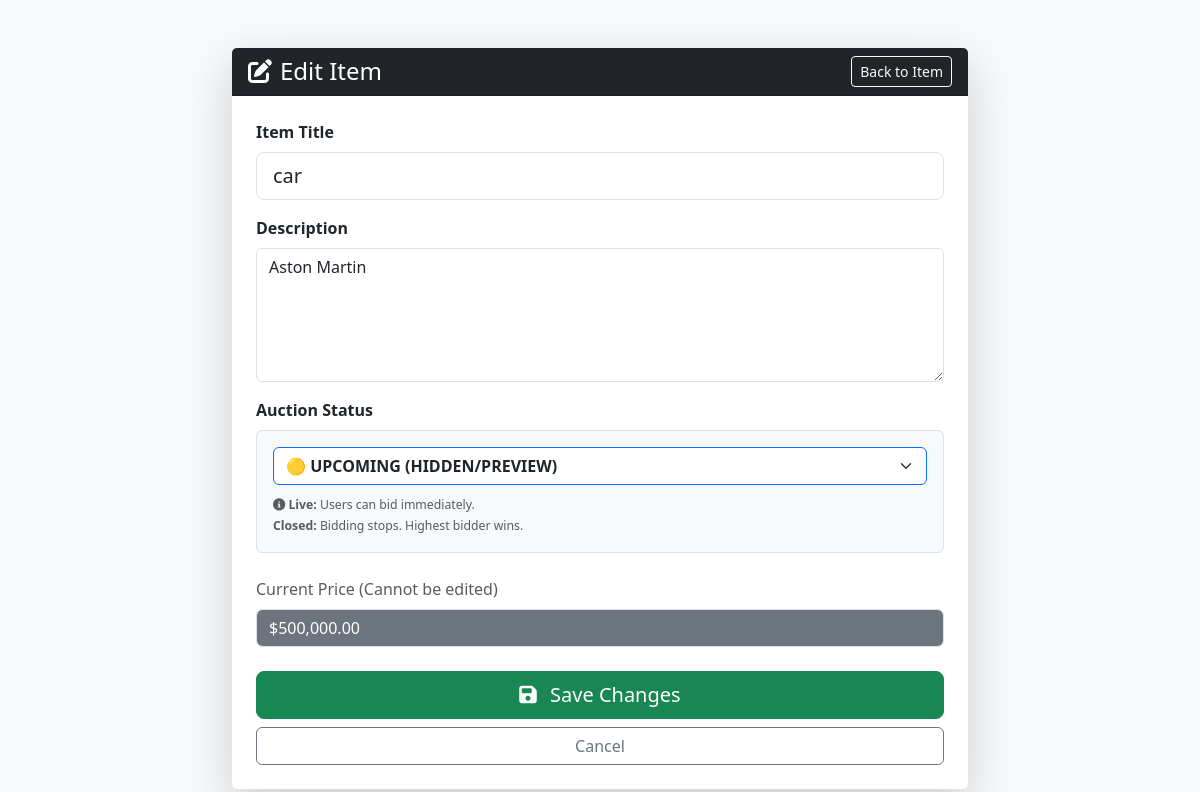
The page /edit_item.php?id=9 (signed in) on the database its author committed.
### tables this page shows
CREATE TABLE `items` (
  `item_id` int(11) NOT NULL,
  `seller_id` int(11) DEFAULT NULL,
  `title` varchar(100) NOT NULL,
  `description` text DEFAULT NULL,
  `starting_price` decimal(10,2) NOT NULL,
  `current_price` decimal(10,2) NOT NULL,
  `image` varchar(255) DEFAULT NULL,
  `status` enum('upcoming','live','closed') DEFAULT 'upcoming',
  `created_at` timestamp NOT NULL DEFAULT current_timestamp()
);

### edit_item.php (the view, shortened to what this page needs)
<?php
include 'connect.php';
$user_id = $_SESSION['user_id'];
if (isset($_GET['id'])) {
    $item_id = intval($_GET['id']);
    $query = "SELECT * FROM items WHERE item_id = $item_id AND seller_id = $user_id";
    $result = mysqli_query($conn, $query);
    if (mysqli_num_rows($result) == 1) {
        $item = mysqli_fetch_assoc($result);
    } else {
        die("<div class='container mt-5 alert alert-danger'>⛔ Access Denied: You are not the seller of this item. <a href='index.php'>Go Home</a></div>");
    }
} else {
    header("Location: index.php");
    exit;
}
?>
<!DOCTYPE html>
<html lang="en">
<head>
    <link href="https://cdn.jsdelivr.net/npm/bootstrap@5.3.0/dist/css/bootstrap.min.css" rel="stylesheet">
    <link rel="stylesheet" href="https://cdnjs.cloudflare.com/ajax/libs/font-awesome/6.4.0/css/all.min.css">
</head>
<body class="bg-light">
<div class="container mt-5">
    <div class="row justify-content-center">
        <div class="col-md-8">
            <div class="card shadow-lg border-0">
                <div class="card-header bg-dark text-white d-flex justify-content-between align-items-center">
                    <h4 class="mb-0"><i class="fas fa-edit me-2"></i>Edit Item</h4>
                    <a href="manage_items.php?id=<?php echo $item_id; ?>" class="btn btn-sm btn-outline-light">Back to Item</a>
                </div>
                <div class="card-body p-4">
                    <form method="POST">
                        <div class="mb-3">
                            <label class="form-label fw-bold">Item Title</label>
                            <input type="text" name="title" class="form-control form-control-lg"
                                   value="<?php echo htmlspecialchars($item['title']); ?>" required>
                        </div>
                        <div class="mb-3">
                            <label class="form-label fw-bold">Description</label>
                            <textarea name="description" class="form-control" rows="5" required><?php echo htmlspecialchars($item['description']); ?></textarea>
                        </div>
                        <div class="mb-4">
                            <label class="form-label fw-bold">Auction Status</label>
                            <div class="p-3 bg-light border rounded">
                                <select name="status" class="form-select border-primary fw-bold text-uppercase">
                                    <option value="upcoming" <?php if($item['status']=='upcoming') echo 'selected'; ?>>🟡 Upcoming (Hidden/Preview)</option>
                                </select>
                                <div class="form-text mt-2 text-muted">
                                    <small>
                                        <i class="fas fa-info-circle"></i>
                                        <strong>Live:</strong> Users can bid immediately. <br>
                                        <strong>Closed:</strong> Bidding stops. Highest bidder wins.
                                    </small>
                                </div>
                            </div>
                        </div>
                        <div class="mb-4">
                            <label class="form-label text-muted">Current Price (Cannot be edited)</label>
                            <input type="text" class="form-control bg-secondary text-white"
                                   value="$<?php echo number_format($item['current_price'], 2); ?>" disabled>
                        </div>
                        <div class="d-grid gap-2">
                            <button type="submit" name="update_item" class="btn btn-success btn-lg">
                                <i class="fas fa-save me-2"></i> Save Changes
                            </button>
                            <a href="manage_items.php?id=<?php echo $item_id; ?>" class="btn btn-outline-secondary">Cancel</a>
                        </div>
                    </form>
                </div>
            </div>
        </div>
    </div>
</div>
</body>
</html>

### rows shown on the page
items: title "car", description "Aston Martin", status "🟡 Upcoming (Hidden/Preview)", current_price "$500,000.00"
